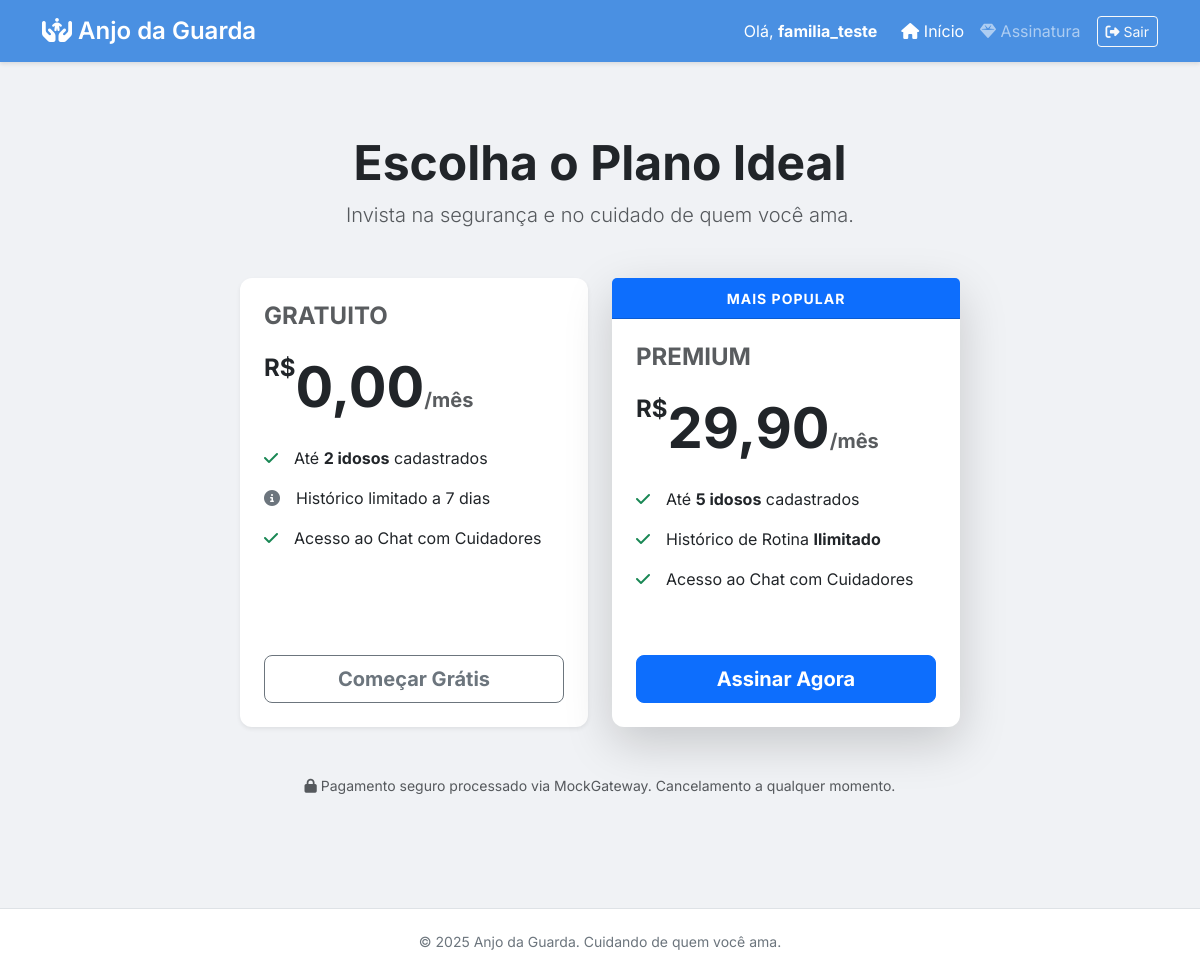
Screenshot of /gestao/planos/ (signed in) with the database file from the repository.
### gestao/models.py (models this page shows, shortened)
class Plano(models.Model):
    nome = models.CharField(max_length=50)
    valor = models.DecimalField(max_digits=10, decimal_places=2)
    limite_idosos = models.IntegerField(default=2)
    historico_ilimitado = models.BooleanField(default=False)
    dias_validade = models.IntegerField(default=30)

### gestao/views.py (the view)
# urls.py: path('planos/', views.listar_planos, name='listar_planos'),
@login_required
def listar_planos(request):
    planos = Plano.objects.all().order_by('valor')
    return render(request, 'gestao/planos.html', {'planos': planos})

### gestao/templates/gestao/planos.html (shortened to what this page needs)
{% extends 'base.html' %} {% block content %}
<div class="container py-5">
    <div class="text-center mb-5">
        <h2 class="fw-bold display-5">Escolha o Plano Ideal</h2>
        <p class="text-muted lead">Invista na segurança e no cuidado de quem você ama.</p>
    </div>
    <div class="row justify-content-center">
        {% for plano in planos %}
        <div class="col-md-6 col-lg-4 mb-4">
            <div class="card h-100 shadow-sm border-0 {% if plano.valor > 0 %}border-primary border-2 shadow-lg{% endif %}">
                {% if plano.valor > 0 %}
                <div class="card-header bg-primary text-white text-center py-2">
                    <small class="fw-bold text-uppercase ls-1">Mais Popular</small>
                </div>
                {% endif %}
                <div class="card-body p-4 d-flex flex-column">
                    <h4 class="card-title text-muted text-uppercase fw-bold mb-4">
                        {{ plano.nome }}
                    </h4>
                    <div class="display-4 fw-bold text-dark mb-4">
                        <span class="fs-4 align-top">R$</span>{{ plano.valor }}<span class="fs-5 text-muted">/mês</span>
                    </div>
                    <ul class="list-unstyled mb-5 flex-grow-1">
                        <li class="mb-3 d-flex align-items-center">
                            <i class="fas fa-check text-success me-3"></i>
                            <span>Até <strong>{{ plano.limite_idosos }} idosos</strong> cadastrados</span>
                        </li>
                        <li class="mb-3 d-flex align-items-center">
                            {% if plano.historico_ilimitado %}
                            <i class="fas fa-check text-success me-3"></i>
                            <span>Histórico de Rotina <strong>Ilimitado</strong></span> {% else %}
                            <i class="fas fa-info-circle text-secondary me-3"></i>
                            <span>Histórico limitado a 7 dias</span> {% endif %}
                        </li>
                        <li class="mb-3 d-flex align-items-center">
                            <i class="fas fa-check text-success me-3"></i>
                            <span>Acesso ao Chat com Cuidadores</span>
                        </li>
                    </ul>
                    <div class="d-grid">
                        {% if plano.valor > 0 %}
                        <a href="{% url 'gestao:assinar_plano' plano.id %}" class="btn btn-primary btn-lg fw-bold">
                                    Assinar Agora
                                </a> {% else %}
                        <a href="{% url 'gestao:assinar_plano' plano.id %}" class="btn btn-outline-secondary btn-lg fw-bold">
                                    Começar Grátis
                                </a> {% endif %}
                    </div>
                </div>
            </div>
        </div>
        {% endfor %}
    </div>
    <div class="text-center mt-4">
        <p class="text-muted small">
            <i class="fas fa-lock"></i> Pagamento seguro processado via MockGateway. Cancelamento a qualquer momento.
        </p>
    </div>
</div>
{% endblock %}

### cadastrousuario/templates/base.html (shortened to what this page needs)
<!DOCTYPE html>
<html lang="pt-br">
<head>
    <link href="https://cdn.jsdelivr.net/npm/bootstrap@5.3.0/dist/css/bootstrap.min.css" rel="stylesheet">
    <link rel="stylesheet" href="https://cdnjs.cloudflare.com/ajax/libs/font-awesome/6.4.0/css/all.min.css">
</head>
<body>
    <nav class="navbar navbar-expand-lg navbar-dark mb-4">
        <div class="container">
            <a class="navbar-brand" href="{% url 'home' %}">
                <i class="fas fa-hands-holding-child"></i> Anjo da Guarda
            </a>
            <div class="collapse navbar-collapse" id="navbarNav">
                <ul class="navbar-nav ms-auto align-items-center">
                    {% if user.is_authenticated %}
                    <li class="nav-item me-3">
                        <span class="text-white">
                                Olá, <strong>{{ user.first_name|default:user.username }}</strong>
                            </span>
                    </li>
                    <li class="nav-item">
                        <a class="nav-link active" href="{% url 'home' %}"><i class="fas fa-home"></i> Início</a>
                    </li>
                    {% if user.profile.tipo_usuario == 'familiar' %}
                    <li class="nav-item">
                        <a class="nav-link" href="{% url 'gestao:listar_planos' %}">
                            <i class="fas fa-gem"></i> Assinatura
                        </a>
                    </li>
                    {% endif %}
                    <li class="nav-item ms-2">
                        <form action="{% url 'logout' %}" method="post" class="d-inline">
                            <button type="submit" class="btn btn-sm btn-outline-light">
                                    <i class="fas fa-sign-out-alt"></i> Sair
                                </button>
                        </form>
                    </li>
                    {% endif %}
                </ul>
            </div>
        </div>
    </nav>
    <div class="container mb-5">
         {% block content %} {% endblock %}
    </div>
    <footer>
        <div class="container">
            <small>&copy; 2025 Anjo da Guarda. Cuidando de quem você ama.</small>
        </div>
    </footer>
</body>
</html>

### cadastrousuario/templates/base.html (style rules this page uses)
body { font-family: 'Inter', sans-serif; background-color: #f0f2f5; min-height: 100vh; display: flex; flex-direction: column; }
.navbar { background-color: #4A90E2 !important; box-shadow: 0 2px 4px rgba(0, 0, 0, 0.1); }
.navbar-brand { font-weight: 600; font-size: 1.5rem; }
footer { margin-top: auto; background-color: #fff; padding: 20px 0; border-top: 1px solid #dee2e6; text-align: center; color: #6c757d; }
.card { border: none; border-radius: 12px; box-shadow: 0 4px 6px rgba(0, 0, 0, 0.05); }

### gestao/templates/gestao/planos.html (style rules this page uses)
.ls-1 { letter-spacing: 1px; }
.card { transition: transform 0.3s ease; }

### rows the page displays
Plano: nome "GRATUITO", valor "0,00", limite_idosos "2", historico_ilimitado False (drawn), shows "Começar Grátis"
Plano: shows "MAIS POPULAR", nome "PREMIUM", valor "29,90", limite_idosos "5", historico_ilimitado True (drawn), shows "Assinar Agora"

### other values shown
{{ user.first_name|default:user.username }} "familia_teste"
